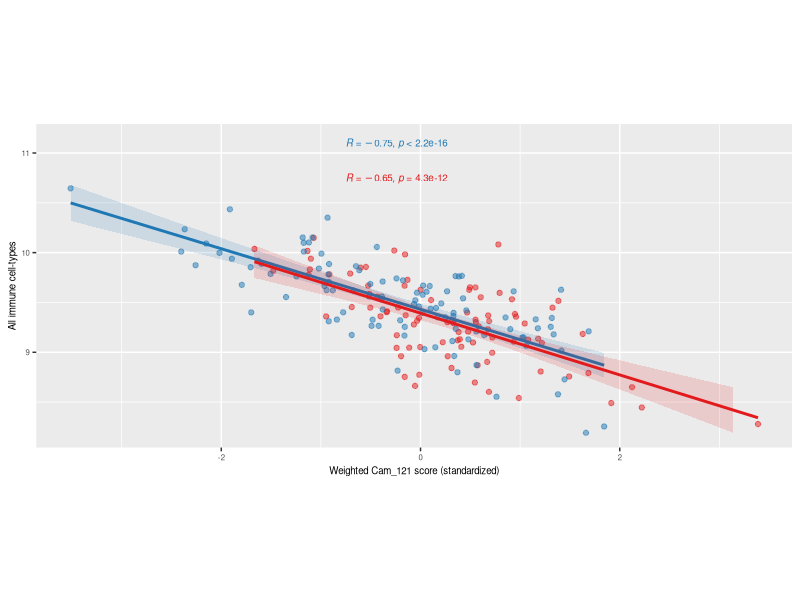
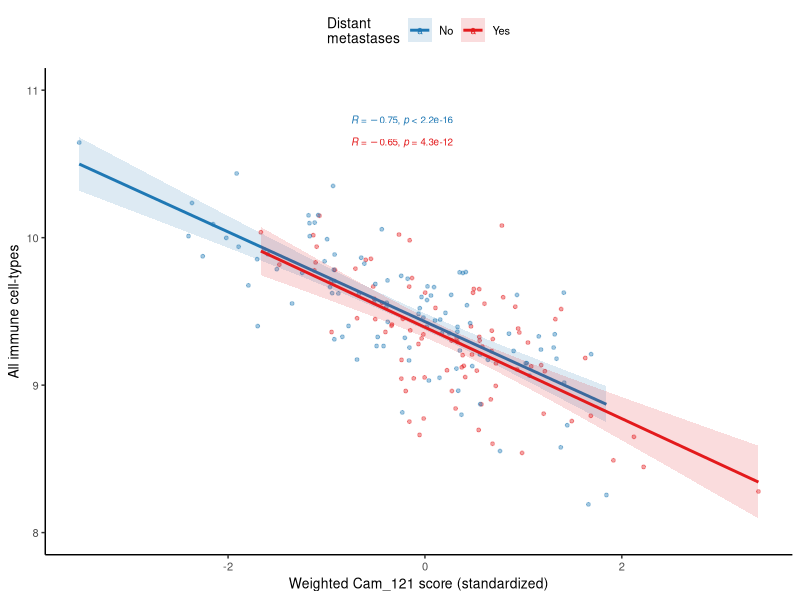
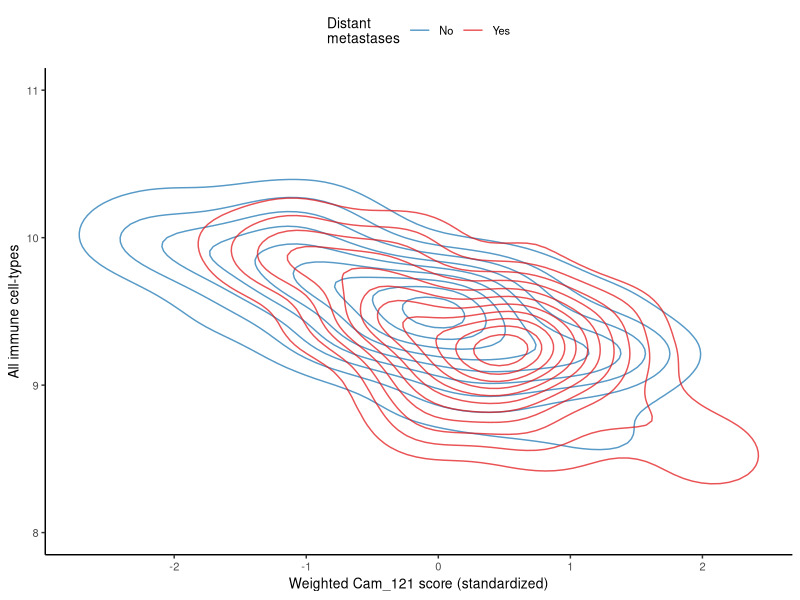
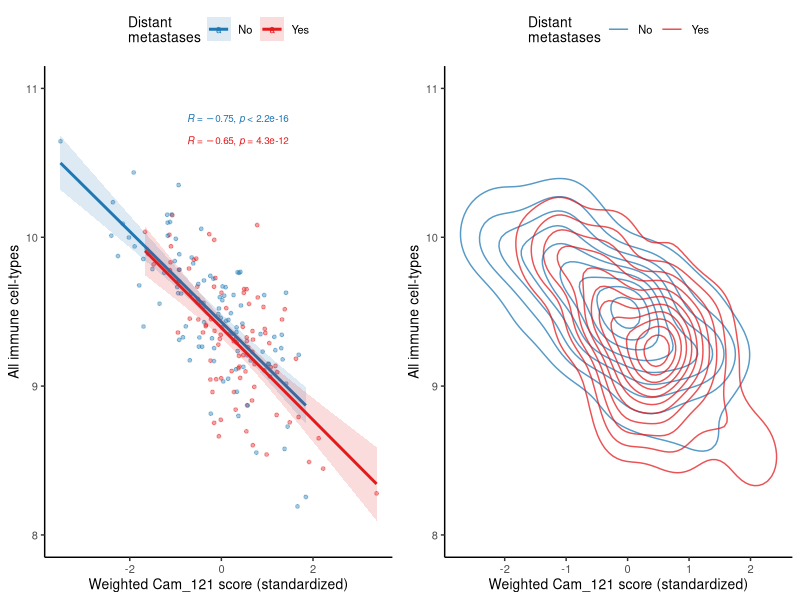
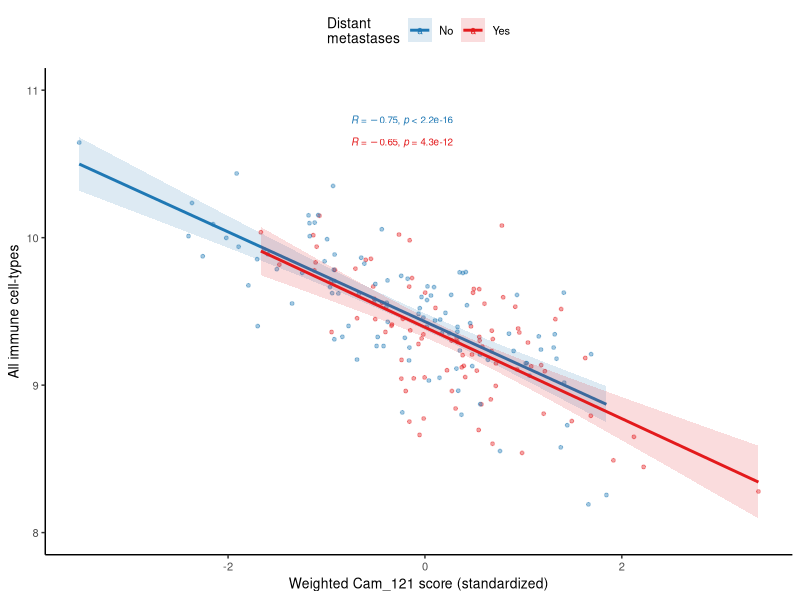
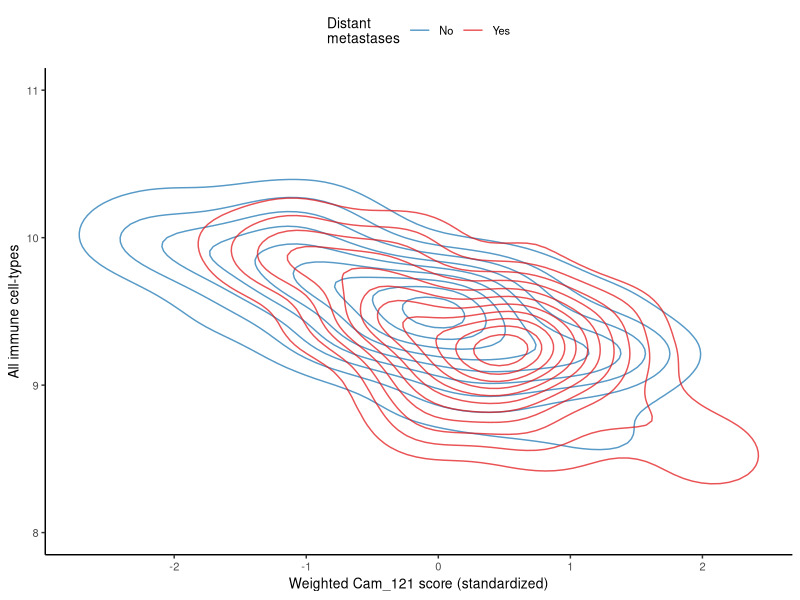
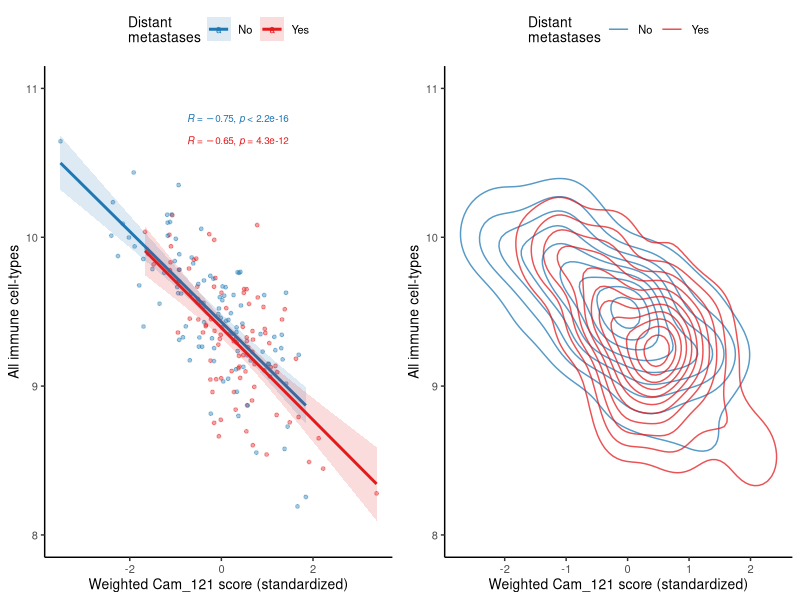

Reproduce these figures in R, in order.
## ---- chunk 1
library("ggplot2")
library("readxl") #import excel file
library("ggpubr") #publication style ggplot figures
library("RColorBrewer") 
library("robustbase")
library("cowplot") #plot_grid()

data <- readxl::read_excel("Figs_4E_4F_4G.xlsx",1)
## ---- chunk 2
g0<- ggplot(data, aes(x=Cam_121,
                      y=ImmuneCell,
                      color=EventMet))+
  geom_point(alpha = 0.5)+
  xlab("Weighted Cam_121 score (standardized)")+
  ylab("All immune cell-types")+
  scale_color_manual(values = c("#1F78B4", "#E31A1C"), name = "Distant\nmetastases")+
  geom_smooth(method = "lm", alpha = .15, aes(fill = EventMet))+
  scale_fill_manual(values = c("#1F78B4", "#E31A1C"), name = "Distant\nmetastases")+
  theme(text=element_text(size=7, 
                          family="sans"),
        legend.position = "none")+
  ggpubr::stat_cor(aes(color = EventMet),
                   label.x = -0.75,
                   label.y =c(max(data$ImmuneCell)+0.45, max(data$ImmuneCell)+0.1),
                   size = 2.5,family="sans")+
  ylim(c(min(data$ImmuneCell),max(data$ImmuneCell)+0.5))+
  coord_fixed()

g0
## ---- chunk 3
g1<- ggplot(data, aes(x=Cam_121,
                      y=ImmuneCell,
                      color=EventMet))+
  geom_point(alpha = 0.4, size = 1)+
  theme(panel.grid = element_blank(), 
        panel.background = element_blank(), 
        axis.line = element_line())+
  xlab("Weighted Cam_121 score (standardized)")+
  ylab("All immune cell-types")+
  scale_color_manual(values = c("#1F78B4", "#E31A1C"), name = "Distant\nmetastases")+
  geom_smooth(method = "lm", alpha = .15, aes(fill = EventMet))+
  scale_fill_manual(values = c("#1F78B4", "#E31A1C"), name = "Distant\nmetastases")+
  theme(text=element_text(size=10,  family="sans"), legend.position = "top")+
  ggpubr::stat_cor(aes(color = EventMet), 
                   label.x = -0.75, label.y =c(max(data$ImmuneCell)+0.15, 
                                               max(data$ImmuneCell)), size = 2.5, family="sans")+
  ylim(c(min(8), max(10.5)+0.5))

g1 
## ---- chunk 4
g2<- ggplot(data, aes(x=Cam_121, y=ImmuneCell, color=EventMet))+
  #geom_point()+
  theme(panel.grid = element_blank(), 
        panel.background = element_blank(), 
        axis.line = element_line())+
  xlab("Weighted Cam_121 score (standardized)")+
  ylab("All immune cell-types")+
  scale_color_manual(values = c("#1F78B4", "#E31A1C"), name = "Distant\nmetastases")+
  geom_density_2d(alpha = 0.75) +
  theme(text=element_text(size=10,  family="sans"), legend.position = "top")+
  ylim(c(min(8), max(10.5)+0.5))

g2
## ---- chunk 5
g3<- plot_grid(g1,g2)

g3
## ---- chunk 6
ggsave("Fig4E.png", plot = g1)
ggsave("Fig4F.png", plot = g2)
ggsave("GridFig4EF.png", plot = g3)
